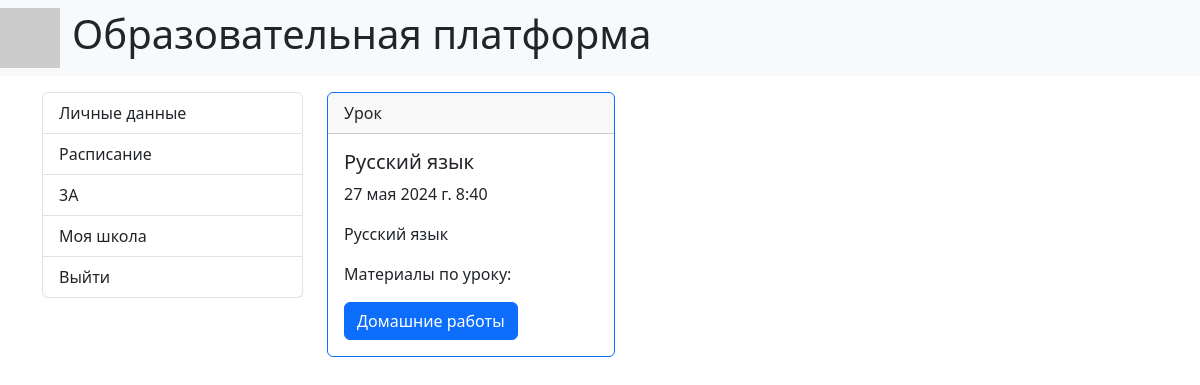
The app's page /lessons/1/ with its own data.
### core/models.py (models this page shows, shortened)
class Group(models.Model):
    name = models.CharField('Класс', max_length=10)
    teacher = models.ForeignKey('Teacher', on_delete=models.CASCADE, null=True)
    school = models.ForeignKey('School', on_delete=models.CASCADE, null=True)
    class Meta:
        verbose_name = 'Класс'
        verbose_name_plural = 'Класс'

class Lesson(models.Model):
    name = models.CharField('Урок', max_length=100, default='Урок')
    date = models.DateTimeField('Время')
    description = models.TextField('Описание', blank=True)
    file = models.FileField('Файл', null=True, upload_to='files', default=None)
    subject = models.ForeignKey('Subject', on_delete=models.CASCADE, null=True)
    class Meta:
        verbose_name = 'Урок'
        verbose_name_plural = 'Урок'

class Subject(models.Model):
    name = models.CharField('Предмет', max_length=100)
    class Meta:
        verbose_name = 'Предмет'
        verbose_name_plural = 'Предмет'

### core/views.py (the view)
# urls.py: path('lessons/<int:pk>/', views.LessonDetail.as_view(), name='lessons'),
class LessonDetail(DetailView):
    model = models.Lesson
    template_name = 'core/lessons.html'
    def get_context_data(self, **kwargs):
        context = super().get_context_data(**kwargs)
        lesson = models.Lesson.objects.get(pk=self.kwargs['pk'])
        schedule = models.Schedule.objects.get(lesson=lesson.pk)
        teacher = models.Teacher.objects.get(pk=schedule.teacher.pk)
        groups = models.Group.objects.filter(teacher=teacher.pk)
        context['lesson'] = lesson
        context['groups'] = groups
        context['teacher'] = teacher
        return context

### core/templates/core/lessons.html (shortened to what this page needs)
{% extends 'base.html' %}
{% block sidebar %}
{% if teacher %}
    {% include 'inc/_teacher_sidebar.html' %}
{% elif student %}
    {% include 'inc/_student_sidebar.html' %}
{% endif %}
{% endblock %}
{% block content %}
<div class="col-md-9">
    <div class="row row-cols-1 row-cols-md-2 g-4">
        <div class="col">
            <div class="card border-primary mb-3" style="max-width: 18rem;">
                <div class="card-header"> Урок</div>
                <div class="card-body">
                    <h5 class="card-title"> {{ lesson.subject.name }} </h5>
                    <p class="card-text"> {{ lesson.date }} </p>
                    <p class="card-text"> {{ lesson.subject.name }} </p>
                    <p>Материалы по уроку: </p>
                    {% if teacher %}
                    <p class="card-text">
                        <a href="{% url 'homeworks' lesson.pk %}" class="btn btn-primary"> Домашние работы </a>
                    </p>
                    {% elif student %}
                    <p class="card-text">
                        <a href="{% url 'stud_homeworks' student.pk lesson.pk %}" class="btn btn-primary"> Домашние работы </a>
                    </p>
                    {% endif %}
                </div>
            </div>
        </div>
    </div>
</div>
{% endblock %}

### templates/inc/_teacher_sidebar.html
<div class="col-md-3">
    <ul class="list-group">
        {% if teacher %}
        <a href="{% url 'teacher' teacher.pk %}" class="list-group-item"> Личные данные </a>
        <a href="{% url 'schedule' teacher.pk %}" class="list-group-item"> Расписание </a>
        {% for group in groups %}
            <a href="{% url 'group' group.pk %}" class="list-group-item"> {{ group.name }} </a>
        {% endfor %}
        <a href="{% url 'school' teacher.pk %}" class="list-group-item"> Моя школа </a>
        {% endif %}
        <a href="{% url 'home' %}" class="list-group-item"> Выйти </a>
    </ul>
</div>

### records on screen
Group: name "3А"
Lesson: subject.name "Русский язык", date "27 мая 2024 г. 8:40"
